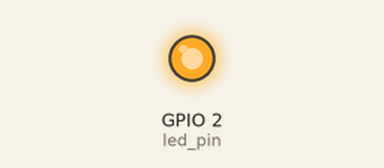
Simulated run of this sketch. Board: ESP32. Shown: output pins drawn as LEDs (lit = HIGH).

Above: at 0.16 s.
At 12.2 s:
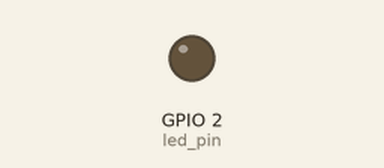
Timing chart, 0 to 14.6 s (numbered marks = the images above):
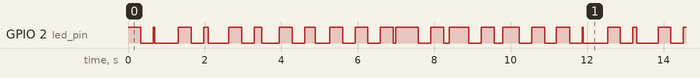

Measured:
- by itself, GPIO 2 (led_pin): moves between LOW and HIGH, repeating every 11.2 s
- by itself, everything shown: repeats every 11.2 s, in 34 steps

The sketch:

creating_task_FreeRTOS.ino
```cpp
// Use only core 1 for demo purposes
#if CONFIG_FREERTOS_UNICORE
static const BaseType_t app_cpu = 0;
#else
static const BaseType_t app_cpu = 1;
#endif

// Pins
#define LED_BUILTIN 2;
static const int led_pin = LED_BUILTIN;

// Our task: blink a led
void toggleLED(void *parameter) {
  while(1){
    digitalWrite(led_pin, HIGH);
    vTaskDelay(700 / portTICK_PERIOD_MS);
    digitalWrite(led_pin, LOW);
    vTaskDelay(700 / portTICK_PERIOD_MS);
  }
}

void toggleLED2(void *parameter) {
  while(1){
    digitalWrite(led_pin, HIGH);
    vTaskDelay(330 / portTICK_PERIOD_MS);
    digitalWrite(led_pin, LOW);
    vTaskDelay(330 / portTICK_PERIOD_MS);
  }
}

// portTICK_PERIOD_MS = 1ms (FreeRTOS default)

void setup() {
  //Configure pin
  pinMode(led_pin, OUTPUT);

  // Task to run forever
  xTaskCreatePinnedToCore( // Use xTaskCreate () in vanilla FreeRTOS
        toggleLED,     // Function to be called
        "Toggle LED",  // NAme of task
        1024,          // Stack size (bytes in ESP32, are called words in FreeRTOS)
        NULL,          // Parameter to pass to a function
        1,             // Task priority ( 0 - 24 )
        NULL,          // Task handle (logger)
        app_cpu);      // Run on one core for demo purposes (ESP32 only)

  xTaskCreatePinnedToCore(
        toggleLED2,
        "Toggle LED2",
        1024,
        NULL,
        1,
        NULL,
        app_cpu);

  // If this was vanilla FreeRTOS , you'd want to call vTaskStartScheduler() in
  // main after setting up your tasks.
}

void loop() {
  // put your main code here, to run repeatedly:

}
```
